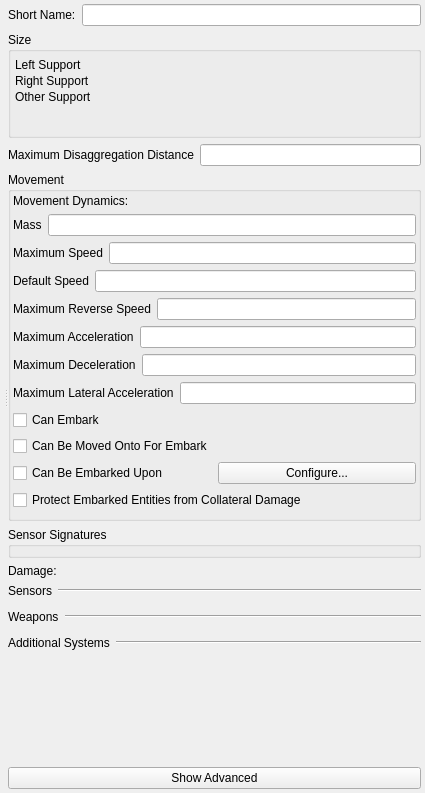
<?xml version="1.0" encoding="UTF-8"?>
<ui version="4.0">
 <class>Form</class>
 <widget class="QWidget" name="Form">
  <property name="geometry">
   <rect>
    <x>0</x>
    <y>0</y>
    <width>425</width>
    <height>793</height>
   </rect>
  </property>
  <property name="windowTitle">
   <string>Form</string>
  </property>
  <layout class="QVBoxLayout" name="verticalLayout_9">
   <property name="leftMargin">
    <number>4</number>
   </property>
   <property name="topMargin">
    <number>4</number>
   </property>
   <property name="rightMargin">
    <number>4</number>
   </property>
   <property name="bottomMargin">
    <number>4</number>
   </property>
   <item>
    <widget class="QSplitter" name="splitter">
     <property name="orientation">
      <enum>Qt::Horizontal</enum>
     </property>
     <widget class="QWidget" name="layoutWidget">
      <layout class="QVBoxLayout" name="verticalLayout_8">
       <property name="leftMargin">
        <number>0</number>
       </property>
       <property name="topMargin">
        <number>0</number>
       </property>
       <property name="rightMargin">
        <number>0</number>
       </property>
       <property name="bottomMargin">
        <number>0</number>
       </property>
       <item>
        <widget class="QWidget" name="myGeneralCanvas" native="true">
         <property name="sizePolicy">
          <sizepolicy hsizetype="MinimumExpanding" vsizetype="Fixed">
           <horstretch>0</horstretch>
           <verstretch>0</verstretch>
          </sizepolicy>
         </property>
         <property name="element_type" stdset="0">
          <string notr="true">general_canvas</string>
         </property>
        </widget>
       </item>
       <item>
        <widget class="QWidget" name="myDisplayWidget" native="true">
         <property name="element_type" stdset="0">
          <string notr="true">display_widget_canvas</string>
         </property>
        </widget>
       </item>
      </layout>
     </widget>
     <widget class="QWidget" name="layoutWidget">
      <layout class="QVBoxLayout" name="verticalLayout_7">
       <item>
        <layout class="QHBoxLayout" name="horizontalLayout">
         <item>
          <widget class="QLabel" name="short_name_label">
           <property name="text">
            <string>Short Name:</string>
           </property>
          </widget>
         </item>
         <item>
          <widget class="QLineEdit" name="short_name"/>
         </item>
        </layout>
       </item>
       <item>
        <widget class="QGroupBox" name="support_points">
         <property name="title">
          <string>Size</string>
         </property>
         <layout class="QGridLayout" name="gridLayout">
          <property name="leftMargin">
           <number>4</number>
          </property>
          <property name="topMargin">
           <number>4</number>
          </property>
          <property name="rightMargin">
           <number>4</number>
          </property>
          <property name="bottomMargin">
           <number>4</number>
          </property>
          <property name="spacing">
           <number>2</number>
          </property>
          <item row="1" column="0">
           <widget class="QLabel" name="left_support_label">
            <property name="sizePolicy">
             <sizepolicy hsizetype="Minimum" vsizetype="Minimum">
              <horstretch>0</horstretch>
              <verstretch>0</verstretch>
             </sizepolicy>
            </property>
            <property name="text">
             <string>Left Support</string>
            </property>
           </widget>
          </item>
          <item row="1" column="2">
           <widget class="QWidget" name="left_support" native="true">
            <property name="sizePolicy">
             <sizepolicy hsizetype="MinimumExpanding" vsizetype="Minimum">
              <horstretch>0</horstretch>
              <verstretch>0</verstretch>
             </sizepolicy>
            </property>
            <property name="element_type" stdset="0">
             <string notr="true">vector-parameter-data</string>
            </property>
            <property name="single_row" stdset="0">
             <bool>true</bool>
            </property>
            <property name="default_value" stdset="0">
             <string>1,-1,0</string>
            </property>
           </widget>
          </item>
          <item row="2" column="0">
           <widget class="QLabel" name="right_support_label">
            <property name="sizePolicy">
             <sizepolicy hsizetype="Minimum" vsizetype="Minimum">
              <horstretch>0</horstretch>
              <verstretch>0</verstretch>
             </sizepolicy>
            </property>
            <property name="text">
             <string>Right Support</string>
            </property>
           </widget>
          </item>
          <item row="2" column="2">
           <widget class="QWidget" name="right_support" native="true">
            <property name="sizePolicy">
             <sizepolicy hsizetype="MinimumExpanding" vsizetype="Minimum">
              <horstretch>0</horstretch>
              <verstretch>0</verstretch>
             </sizepolicy>
            </property>
            <property name="element_type" stdset="0">
             <string notr="true">vector-parameter-data</string>
            </property>
            <property name="single_row" stdset="0">
             <bool>true</bool>
            </property>
            <property name="default_value" stdset="0">
             <string>1,1,0</string>
            </property>
           </widget>
          </item>
          <item row="3" column="0">
           <widget class="QLabel" name="other_support_label">
            <property name="sizePolicy">
             <sizepolicy hsizetype="Minimum" vsizetype="Minimum">
              <horstretch>0</horstretch>
              <verstretch>0</verstretch>
             </sizepolicy>
            </property>
            <property name="text">
             <string>Other Support</string>
            </property>
           </widget>
          </item>
          <item row="3" column="2">
           <widget class="QWidget" name="other_support" native="true">
            <property name="sizePolicy">
             <sizepolicy hsizetype="MinimumExpanding" vsizetype="Minimum">
              <horstretch>0</horstretch>
              <verstretch>0</verstretch>
             </sizepolicy>
            </property>
            <property name="element_type" stdset="0">
             <string notr="true">vector-parameter-data</string>
            </property>
            <property name="single_row" stdset="0">
             <bool>true</bool>
            </property>
            <property name="default_value" stdset="0">
             <string>-1,0,0</string>
            </property>
           </widget>
          </item>
          <item row="0" column="0" colspan="3">
           <widget class="QWidget" name="bounding_volume" native="true">
            <property name="minimumSize">
             <size>
              <width>0</width>
              <height>0</height>
             </size>
            </property>
           </widget>
          </item>
          <item row="4" column="0" colspan="3">
           <widget class="QWidget" name="bv_and_sv_calcs" native="true">
            <property name="sizePolicy">
             <sizepolicy hsizetype="MinimumExpanding" vsizetype="MinimumExpanding">
              <horstretch>0</horstretch>
              <verstretch>0</verstretch>
             </sizepolicy>
            </property>
            <property name="minimumSize">
             <size>
              <width>0</width>
              <height>0</height>
             </size>
            </property>
            <property name="calculate_bounding_volume" stdset="0">
             <bool>true</bool>
            </property>
            <property name="calculate_support_points" stdset="0">
             <bool>true</bool>
            </property>
            <property name="element_type" stdset="0">
             <string notr="true">bv_sp_calc_widget</string>
            </property>
           </widget>
          </item>
         </layout>
        </widget>
       </item>
       <item>
        <layout class="QHBoxLayout" name="horizontalLayout_2">
         <item>
          <widget class="QLabel" name="disaggregation_range_label">
           <property name="text">
            <string>Maximum Disaggregation Distance</string>
           </property>
          </widget>
         </item>
         <item>
          <widget class="QLineEdit" name="disaggregation_range">
           <property name="display-units" stdset="0">
            <string notr="true">meters</string>
           </property>
           <property name="source-units" stdset="0">
            <string notr="true">meters</string>
           </property>
           <property name="hide_by_default" stdset="0">
            <bool>true</bool>
           </property>
          </widget>
         </item>
        </layout>
       </item>
       <item>
        <widget class="QGroupBox" name="movementGroupBox">
         <property name="title">
          <string>Movement</string>
         </property>
         <layout class="QVBoxLayout" name="verticalLayout">
          <property name="leftMargin">
           <number>2</number>
          </property>
          <property name="topMargin">
           <number>2</number>
          </property>
          <property name="rightMargin">
           <number>2</number>
          </property>
          <property name="bottomMargin">
           <number>2</number>
          </property>
          <item>
           <layout class="QHBoxLayout" name="horizontalLayout_7">
            <item>
             <widget class="QLabel" name="movement_system_label">
              <property name="text">
               <string>Movement Dynamics:</string>
              </property>
             </widget>
            </item>
            <item>
             <widget class="QWidget" name="movement_system" native="true">
              <property name="category" stdset="0">
               <string notr="true">movement</string>
              </property>
              <property name="none-selected-text" stdset="0">
               <string>Immobile</string>
              </property>
              <property name="element_type" stdset="0">
               <string notr="true">single_system_selector</string>
              </property>
             </widget>
            </item>
           </layout>
          </item>
          <item>
           <layout class="QHBoxLayout" name="horizontalLayout_3">
            <item>
             <widget class="QLabel" name="mass_label">
              <property name="text">
               <string>Mass</string>
              </property>
             </widget>
            </item>
            <item>
             <widget class="QLineEdit" name="mass">
              <property name="source-units" stdset="0">
               <string notr="true">kilograms</string>
              </property>
              <property name="display-units" stdset="0">
               <string notr="true">kilograms</string>
              </property>
             </widget>
            </item>
           </layout>
          </item>
          <item>
           <layout class="QHBoxLayout" name="horizontalLayout_4">
            <item>
             <widget class="QLabel" name="max_speed_label">
              <property name="text">
               <string>Maximum Speed</string>
              </property>
             </widget>
            </item>
            <item>
             <widget class="QLineEdit" name="max_speed">
              <property name="source-units" stdset="0">
               <string notr="true">meters-per-second</string>
              </property>
              <property name="display-units" stdset="0">
               <string notr="true">kilometers-per-hour</string>
              </property>
             </widget>
            </item>
           </layout>
          </item>
          <item>
           <layout class="QHBoxLayout" name="horizontalLayout_14">
            <item>
             <widget class="QLabel" name="ordered_speed_label">
              <property name="text">
               <string>Default Speed</string>
              </property>
             </widget>
            </item>
            <item>
             <widget class="QLineEdit" name="ordered_speed">
              <property name="source-units" stdset="0">
               <string notr="true">meters-per-second</string>
              </property>
              <property name="display-units" stdset="0">
               <string notr="true">kilometers-per-hour</string>
              </property>
             </widget>
            </item>
           </layout>
          </item>
          <item>
           <layout class="QHBoxLayout" name="horizontalLayout_14">
            <item>
             <widget class="QLabel" name="max_reverse_speed_label">
              <property name="text">
               <string>Maximum Reverse Speed</string>
              </property>
             </widget>
            </item>
            <item>
             <widget class="QLineEdit" name="max_reverse_speed">
              <property name="source-units" stdset="0">
               <string notr="true">meters-per-second</string>
              </property>
              <property name="display-units" stdset="0">
               <string notr="true">kilometers-per-hour</string>
              </property>
             </widget>
            </item>
           </layout>
          </item>
          <item>
           <layout class="QHBoxLayout" name="horizontalLayout_15">
            <item>
             <widget class="QLabel" name="max_acceleration_label">
              <property name="text">
               <string>Maximum Acceleration</string>
              </property>
             </widget>
            </item>
            <item>
             <widget class="QLineEdit" name="max_acceleration">
              <property name="source-units" stdset="0">
               <string notr="true">meters-per-second2</string>
              </property>
              <property name="display-units" stdset="0">
               <string notr="true">meters-per-second2</string>
              </property>
             </widget>
            </item>
           </layout>
          </item>
          <item>
           <layout class="QHBoxLayout" name="horizontalLayout_16">
            <item>
             <widget class="QLabel" name="max_deceleration_label">
              <property name="text">
               <string>Maximum Deceleration</string>
              </property>
             </widget>
            </item>
            <item>
             <widget class="QLineEdit" name="max_deceleration">
              <property name="source-units" stdset="0">
               <string notr="true">meters-per-second2</string>
              </property>
              <property name="display-units" stdset="0">
               <string notr="true">meters-per-second2</string>
              </property>
             </widget>
            </item>
           </layout>
          </item>
          <item>
           <layout class="QHBoxLayout" name="horizontalLayout_6">
            <item>
             <widget class="QLabel" name="max_lateral_acceleration_label">
              <property name="text">
               <string>Maximum Lateral Acceleration</string>
              </property>
             </widget>
            </item>
            <item>
             <widget class="QLineEdit" name="max_lateral_acceleration"/>
            </item>
           </layout>
          </item>
          <item>
           <widget class="QCheckBox" name="can_embark">
            <property name="text">
             <string>Can Embark</string>
            </property>
            <property name="element_type" stdset="0">
             <string notr="true">DtRwBoolean</string>
            </property>
           </widget>
          </item>
          <item>
           <widget class="QCheckBox" name="can_move_onto_embarked">
            <property name="toolTip">
             <string>If checked, entities that are close to this object will check to see if they are going to move onto this object, and, if so, embark on it</string>
            </property>
            <property name="text">
             <string>Can Be Moved Onto For Embark</string>
            </property>
           </widget>
          </item>
          <item>
           <layout class="QHBoxLayout" name="horizontalLayout_12">
            <item>
             <widget class="QCheckBox" name="can_be_embarked_upon">
              <property name="text">
               <string>Can Be Embarked Upon</string>
              </property>
              <property name="element_type" stdset="0">
               <string notr="true">DtRwBoolean</string>
              </property>
             </widget>
            </item>
            <item>
             <widget class="QPushButton" name="configure_embarkation">
              <property name="text">
               <string>Configure...</string>
              </property>
              <property name="enable_if_checked" stdset="0">
               <string notr="true">can_be_embarked_upon</string>
              </property>
              <property name="slot" stdset="0">
               <string notr="true">change_embarkation</string>
              </property>
              <property name="element_type" stdset="0">
               <string notr="true">push_button</string>
              </property>
              <property name="disable_if_multiple_selection" stdset="0">
               <bool>true</bool>
              </property>
             </widget>
            </item>
           </layout>
          </item>
          <item>
           <widget class="QCheckBox" name="protect_from_collateral_damage">
            <property name="toolTip">
             <string>If enabled, will protect any entities embarked on this object from collateral damage</string>
            </property>
            <property name="text">
             <string>Protect Embarked Entities from Collateral Damage</string>
            </property>
           </widget>
          </item>
          <item>
           <layout class="QVBoxLayout" name="verticalLayout_10">
            <item>
             <widget class="QWidget" name="object_geometry_filename" native="true">
              <property name="element_type" stdset="0">
               <string notr="true">object-geometry</string>
              </property>
             </widget>
            </item>
           </layout>
          </item>
         </layout>
        </widget>
       </item>
       <item>
        <widget class="QGroupBox" name="sensorSignaturesGroupBox">
         <property name="title">
          <string>Sensor Signatures</string>
         </property>
         <layout class="QVBoxLayout" name="verticalLayout_3">
          <property name="spacing">
           <number>2</number>
          </property>
          <property name="leftMargin">
           <number>2</number>
          </property>
          <property name="topMargin">
           <number>2</number>
          </property>
          <property name="rightMargin">
           <number>2</number>
          </property>
          <property name="bottomMargin">
           <number>2</number>
          </property>
          <item>
           <widget class="QWidget" name="sensor_signatures" native="true">
            <property name="default-signatures" stdset="0">
             <string>visual-signature=3.0;radar-signature=10.0;infrared-signature=4.0;passive-sonar-signature:Passive Sonar=4.0;active-sonar-signature:Active Sonar=4.0</string>
            </property>
           </widget>
          </item>
         </layout>
        </widget>
       </item>
       <item>
        <layout class="QHBoxLayout" name="horizontalLayout_8">
         <item>
          <widget class="QLabel" name="damage_system_label">
           <property name="text">
            <string>Damage:</string>
           </property>
          </widget>
         </item>
         <item>
          <widget class="QWidget" name="damage_system" native="true">
           <property name="category" stdset="0">
            <string notr="true">damage</string>
           </property>
           <property name="none-selected-text" stdset="0">
            <string>Undamagable</string>
           </property>
           <property name="element_type" stdset="0">
            <string notr="true">single_system_selector</string>
           </property>
          </widget>
         </item>
        </layout>
       </item>
       <item>
        <layout class="QVBoxLayout" name="verticalLayout_4">
         <item>
          <layout class="QHBoxLayout" name="horizontalLayout_9">
           <item>
            <widget class="QLabel" name="sensor_system_selector_label">
             <property name="sizePolicy">
              <sizepolicy hsizetype="Fixed" vsizetype="Fixed">
               <horstretch>0</horstretch>
               <verstretch>0</verstretch>
              </sizepolicy>
             </property>
             <property name="text">
              <string>Sensors</string>
             </property>
            </widget>
           </item>
           <item>
            <widget class="Line" name="line">
             <property name="orientation">
              <enum>Qt::Horizontal</enum>
             </property>
            </widget>
           </item>
          </layout>
         </item>
         <item>
          <widget class="QWidget" name="sensor_system_selector" native="true">
           <property name="category" stdset="0">
            <string notr="true">sensor</string>
           </property>
           <property name="element_type" stdset="0">
            <string notr="true">multi_system_selector</string>
           </property>
          </widget>
         </item>
        </layout>
       </item>
       <item>
        <layout class="QVBoxLayout" name="verticalLayout_5">
         <item>
          <layout class="QHBoxLayout" name="horizontalLayout_10">
           <item>
            <widget class="QLabel" name="weapon_system_selector_label">
             <property name="sizePolicy">
              <sizepolicy hsizetype="Fixed" vsizetype="Fixed">
               <horstretch>0</horstretch>
               <verstretch>0</verstretch>
              </sizepolicy>
             </property>
             <property name="text">
              <string>Weapons</string>
             </property>
            </widget>
           </item>
           <item>
            <widget class="Line" name="line_2">
             <property name="orientation">
              <enum>Qt::Horizontal</enum>
             </property>
            </widget>
           </item>
          </layout>
         </item>
         <item>
          <widget class="QWidget" name="weapon_system_selector" native="true">
           <property name="category" stdset="0">
            <string notr="true">weapon</string>
           </property>
           <property name="element_type" stdset="0">
            <string notr="true">multi_system_selector</string>
           </property>
          </widget>
         </item>
        </layout>
       </item>
       <item>
        <layout class="QVBoxLayout" name="verticalLayout_6">
         <item>
          <layout class="QHBoxLayout" name="horizontalLayout_11">
           <item>
            <widget class="QLabel" name="other_system_selector_label">
             <property name="sizePolicy">
              <sizepolicy hsizetype="Fixed" vsizetype="Fixed">
               <horstretch>0</horstretch>
               <verstretch>0</verstretch>
              </sizepolicy>
             </property>
             <property name="text">
              <string>Additional Systems</string>
             </property>
            </widget>
           </item>
           <item>
            <widget class="Line" name="line_3">
             <property name="orientation">
              <enum>Qt::Horizontal</enum>
             </property>
            </widget>
           </item>
          </layout>
         </item>
         <item>
          <widget class="QWidget" name="other_system_selector" native="true">
           <property name="category" stdset="0">
            <string notr="true">other</string>
           </property>
           <property name="element_type" stdset="0">
            <string notr="true">multi_system_selector</string>
           </property>
          </widget>
         </item>
        </layout>
       </item>
       <item>
        <spacer name="verticalSpacer">
         <property name="orientation">
          <enum>Qt::Vertical</enum>
         </property>
         <property name="sizeHint" stdset="0">
          <size>
           <width>20</width>
           <height>18</height>
          </size>
         </property>
        </spacer>
       </item>
       <item>
        <widget class="QPushButton" name="myShowAdvanced">
         <property name="text">
          <string>Show Advanced</string>
         </property>
         <property name="checkable">
          <bool>true</bool>
         </property>
         <property name="signal_slot" stdset="0">
          <string>toggled(bool);this;showHiddenControls(bool)</string>
         </property>
        </widget>
       </item>
      </layout>
     </widget>
    </widget>
   </item>
  </layout>
 </widget>
 <resources/>
 <connections/>
</ui>
